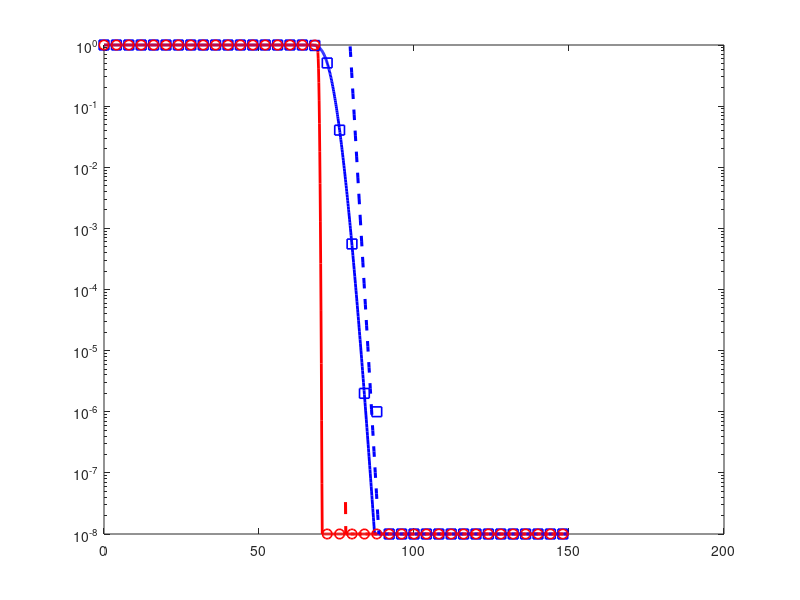

Recreate this plot in MATLAB. (Note: this script raises an error after producing the figure.)
% =========================================================================
% ASYMPTOTIC Outage Probability: Uniform vs. Truncated-Laplace Orientation
% OIRS-Aided VLC System with Zero-Outage Cliff
%
% Combines: (a) the base outage script (exact Gamma analysis + Monte Carlo)
%           (b) the moment-matching script (truncated-Laplace moments)
% and ADDS the high-SNR ASYMPTOTIC analysis:
%
%   Z ~ Gamma(kg, th), outage threshold z_th = sqrt(gamma_th / SNR).
%   Small-argument expansion of the lower incomplete gamma,
%       gammainc: gamma(k,x) ~ x^k / k   as x -> 0,
%   gives the asymptote
%       P_out^inf(SNR) = z_th^kg / (Gamma(kg+1) * th^kg)
%                      = (gamma_th/SNR)^(kg/2) / (Gamma(kg+1) th^kg)
%   =>  DIVERSITY ORDER  d = kg/2
%   =>  CODING GAIN      Gc = (th^2/gamma_th) * Gamma(kg+1)^(1/d)
%       so that P_out^inf = (Gc * SNR)^(-d).
%
%   Truncation-corrected asymptote (physical lower bound LB):
%       P_out^inf,tr = [z_th^kg - LB^kg]^+ / (Gamma(kg+1) th^kg)
%   which hits EXACTLY zero at the cliff  SNR_cliff = gamma_th / LB^2.
%
%   NUMERICAL NOTE: for the truncated-Laplace model kg ~ 1.6e3, so
%   Gamma(kg+1) overflows double precision. All asymptotes are therefore
%   computed in the LOG10 DOMAIN via gammaln.
% =========================================================================
clear; clc; close all;

%% 1. System Parameters
M  = 1;                 % Number of LEDs
N  = 4;                 % Number of OIRS elements
ak = 1e-4;              % Aggregated path loss and receiver gain
R  = 0.5;               % Target data rate (bps/Hz)
gamma_th = 2^(2*R) - 1; % Required electrical SNR threshold

SNR_dB     = 0:0.1:150;
SNR_linear = 10.^(SNR_dB/10);
z_th       = sqrt(gamma_th ./ SNR_linear);   % required equivalent gain

%% 2. Orientation Moments: Uniform Model (Baseline)
Psi        = 89.9*(pi/180);                  % FoV semi-angle (rad)
E_xi_uni   = sin(Psi)/Psi;
E_xi2_uni  = 0.5 + sin(2*Psi)/(4*Psi);
Var_xi_uni = E_xi2_uni - E_xi_uni^2;
xi_min_uni = cos(Psi);

%% 3. Orientation Moments: Truncated-Laplace Model (Proposed)
mu_xi      = 0.8789;
b_xi       = 0.03600;
xi_min_lap = cos(Psi);
xi_max_lap = 0.9574;

alpha  = xi_min_lap - mu_xi;
beta   = xi_max_lap - mu_xi;
Lambda = b_xi*(2 - exp(alpha/b_xi) - exp(-beta/b_xi));

E_u  = (b_xi/Lambda)*( exp(alpha/b_xi)*(b_xi - alpha) ...
                     - exp(-beta/b_xi)*(beta + b_xi) );
E_u2 = (1/Lambda)*( 4*b_xi^3 ...
     - exp(alpha/b_xi) *(b_xi*alpha^2 - 2*b_xi^2*alpha + 2*b_xi^3) ...
     - exp(-beta/b_xi)*(b_xi*beta^2  + 2*b_xi^2*beta  + 2*b_xi^3) );

E_xi_lap   = mu_xi + E_u;
Var_xi_lap = E_u2 - E_u^2;

%% 4. Gamma Approximation Parameters (moment matching)
% Uniform
E_Z_uni  = M*N*ak*E_xi_uni;   Var_Z_uni = M*N*ak^2*Var_xi_uni;
kg_uni   = E_Z_uni^2/Var_Z_uni;   th_uni = Var_Z_uni/E_Z_uni;
LB_uni   = M*N*ak*xi_min_uni;
% Truncated-Laplace
E_Z_lap  = M*N*ak*E_xi_lap;   Var_Z_lap = M*N*ak^2*Var_xi_lap;
kg_lap   = E_Z_lap^2/Var_Z_lap;   th_lap = Var_Z_lap/E_Z_lap;
LB_lap   = M*N*ak*xi_min_lap;

%% 5. Exact Analytical Outage + Monte Carlo (from base script)
num_realizations = 1e6;
Z_sim_uni = max(gamrnd(kg_uni, th_uni, 1, num_realizations), LB_uni);
Z_sim_lap = max(gamrnd(kg_lap, th_lap, 1, num_realizations), LB_lap);

P_out_uni_ana = gamcdf(z_th, kg_uni, th_uni) - gamcdf(LB_uni, kg_uni, th_uni);
P_out_lap_ana = gamcdf(z_th, kg_lap, th_lap) - gamcdf(LB_lap, kg_lap, th_lap);

P_out_uni_sim = zeros(size(SNR_dB));
P_out_lap_sim = zeros(size(SNR_dB));
for i = 1:length(SNR_dB)
    P_out_uni_sim(i) = mean(Z_sim_uni < z_th(i));
    P_out_lap_sim(i) = mean(Z_sim_lap < z_th(i));
end

%% 6. ASYMPTOTIC Outage (log10 domain, overflow-safe)  <-- NEW SECTION
% log10 P_out^inf     = [ kg*ln(z_th/th) - gammaln(kg+1) ] / ln(10)
% log10 P_out^inf,tr  = above + log10( 1 - (LB/z_th)^kg ),  = -inf past cliff
log10_asym = @(zt, kg, th) (kg.*log(zt./th) - gammaln(kg+1))/log(10);

trunc_corr = @(zt, kg, LB) log10(max(1 - min((LB./zt).^kg, 1), 0)); % -inf if zt<=LB

L10_uni_asym    = log10_asym(z_th, kg_uni, th_uni);
L10_uni_asym_tr = L10_uni_asym + trunc_corr(z_th, kg_uni, LB_uni);
L10_lap_asym    = log10_asym(z_th, kg_lap, th_lap);
L10_lap_asym_tr = L10_lap_asym + trunc_corr(z_th, kg_lap, LB_lap);

% Diversity order and coding gain, P_out^inf = (Gc*SNR)^(-d):
d_uni  = kg_uni/2;
d_lap  = kg_lap/2;
Gc_uni = (th_uni^2/gamma_th) * exp(gammaln(kg_uni+1)/d_uni);
Gc_lap = (th_lap^2/gamma_th) * exp(gammaln(kg_lap+1)/d_lap);

% Zero-outage cliff (same for both models: LB depends only on cos(Psi))
SNR_cliff_dB = 10*log10(gamma_th / LB_lap^2);

fprintf('--- Asymptotic Analysis ---\n');
fprintf('Uniform          : kg = %8.2f  ->  diversity d = %8.2f, Gc = %.3e (%.1f dB)\n', ...
        kg_uni, d_uni, Gc_uni, 10*log10(Gc_uni));
fprintf('Truncated-Laplace: kg = %8.2f  ->  diversity d = %8.2f, Gc = %.3e (%.1f dB)\n', ...
        kg_lap, d_lap, Gc_lap, 10*log10(Gc_lap));
fprintf('Zero-outage cliff: %.2f dB (both models, LB = %.3e)\n\n', SNR_cliff_dB, LB_lap);

%% 7. Plotting
floor_val = 1e-8;
clip = @(P) max(P, floor_val);

figure('Color','w','Position',[100 100 820 600]);
% exact
semilogy(SNR_dB, clip(P_out_uni_ana), 'b-',  'LineWidth', 2); hold on;
semilogy(SNR_dB, clip(P_out_lap_ana), 'r-',  'LineWidth', 2);
% Monte Carlo markers (sparse)
idx = 1:40:length(SNR_dB);
semilogy(SNR_dB(idx), clip(P_out_uni_sim(idx)), 'bs', 'MarkerSize', 7, 'LineWidth', 1.2);
semilogy(SNR_dB(idx), clip(P_out_lap_sim(idx)), 'ro', 'MarkerSize', 7, 'LineWidth', 1.2);
% asymptotes (plot only where they are below 1, i.e. log10 <= 0)
mU = L10_uni_asym_tr <= 0;
mL = L10_lap_asym_tr <= 0;
semilogy(SNR_dB(mU), clip(10.^L10_uni_asym_tr(mU)), 'b--', 'LineWidth', 2.2);
semilogy(SNR_dB(mL), clip(10.^L10_lap_asym_tr(mL)), 'r--', 'LineWidth', 2.2);
% cliff
xline(SNR_cliff_dB, 'k--', 'LineWidth', 2.2, 'Label', 'Zero-Outage Cliff', ...
      'LabelVerticalAlignment','bottom', 'LabelHorizontalAlignment','left', 'FontSize', 12);

grid on; ylim([floor_val 1]); xlim([min(SNR_dB) max(SNR_dB)]);
xlabel('Average Transmit SNR, $\bar{\gamma}$ (dB)', 'Interpreter','latex', 'FontSize', 14);
ylabel('Outage Probability, $P_{out}$',            'Interpreter','latex', 'FontSize', 14);
title(sprintf(['Exact, Simulated and Asymptotic Outage ($N=%d$, $M=%d$)\n' ...
    'diversity: $d_{uni}=%.1f$, $d_{lap}=%.1f$'], N, M, d_uni, d_lap), ...
    'Interpreter','latex', 'FontSize', 14);
legend({'Uniform (Exact)','Trunc.-Laplace (Exact)', ...
        'Uniform (Simulated)','Trunc.-Laplace (Simulated)', ...
        'Uniform (Asymptotic)','Trunc.-Laplace (Asymptotic)', ...
        'Theoretical Cliff'}, ...
        'Interpreter','latex','FontSize',11,'Location','southwest');
set(gca,'TickLabelInterpreter','latex','FontSize',12);

%% 8. Asymptote Tightness Check (printed table)
fprintf('--- Asymptote vs Exact (Uniform model) ---\n');
fprintf('%8s %14s %14s %10s\n','SNR(dB)','Exact','Asymptote','Ratio');
for snr = [80 90 100 110 120]
    j = find(abs(SNR_dB - snr) < 1e-9, 1);
    ex = P_out_uni_ana(j);
    as = 10^L10_uni_asym_tr(j);
    fprintf('%8d %14.3e %14.3e %10.3f\n', snr, ex, as, as/max(ex,realmin));
end
fprintf(['\n(Truncated-Laplace: kg ~ %.0f makes its waterfall a near-vertical\n' ...
         ' brick wall around %.0f dB; exact values there underflow double\n' ...
         ' precision, so its asymptote is meaningful only in log10 form.)\n'], ...
         kg_lap, 10*log10(gamma_th/E_Z_lap^2));
